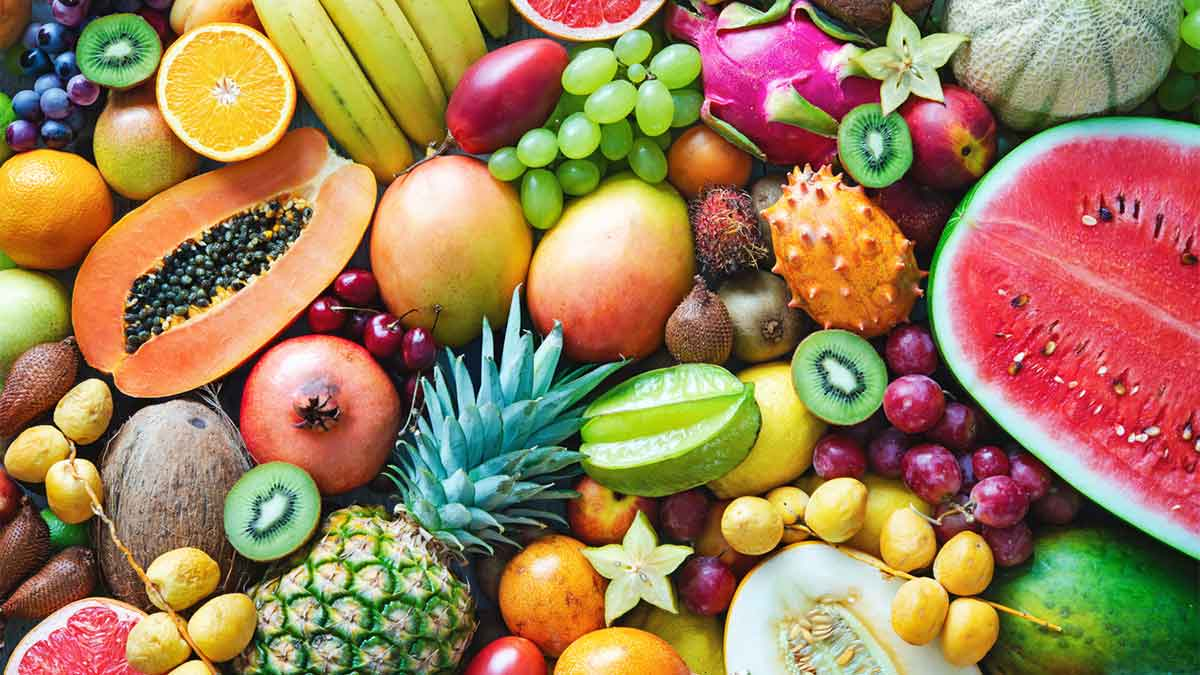
#> input picture 3TERMO/VISAO COMPUTACIONAL I/Tutorial_2_PDI (1)/Tutorial_2_PDI/frutas.jpg, 1200 x 675 px, found by its file name
$ jupyter execute PDI_Tutorial_2.ipynb
#> lines starting #> are read from the running program, lines starting #| are printed output that depends on the picture; after the words box and inside, x2 and y2 are one past the last pixel; in counts of white or black regions, pixels touching at a corner belong together
#**Tutorial 2**

Neste tutorial vamos:
- converter uma imagem para modelos de cores diferetes
  - BRG para RGB
  - RGB para GRAY (cinza)
  - GRAY para BINÁRIA (preto/branco)
- realizar pré-processamentos
  - ajustar brilho
  - ajustar contraste
  - negativo
  - equalização

##Passo 1: Carregar as dependências

*   [Numpy](https://www.numpy.org/) é uma biblioteca para manipular matrizes/vetores.
*   [Pandas](https://pandas.pydata.org/) é uma biblioteca para manipular e analisar dados.
*   [CV2](https://opencv-python-tutroals.readthedocs.io/en/latest/py_tutorials/py_gui/py_image_display/py_image_display.html) é uma biblioteca com diversas funcionalidades de visão computacional.
*   [Skimage](https://scikit-image.org/) é uma biblioteca que suporta aplicações de processamento de imagem em python.
*   [PIL](https://pypi.org/project/Pillow/) é uma biblioteca que adiciona suporte à abertura e gravação de muitos formatos de imagem diferentes.
*   [Matplotlib](https://matplotlib.org/) é uma biblioteca que gera figuras e gráficos.

[cell 1]
import numpy as np
import pandas as pd
import cv2 as cv  # para exibir imagens dentro do COLAB
from skimage import io
from PIL import Image
import matplotlib.pylab as plt

##Passo 2: converter uma imagem para modelos de cores diferetes

> Antes de praticar, leia o material de apoio chamado "PDI_Tutorial_2.pdf".
Reparem que existem os ESPAÇOS DE CORES e os MODELOS DE CORES.

##Passo 2a: Imagens coloridas
> Note que o mais comum para imagens coloridas é trabalhar com canais de cores RGB (Red, Green, Blue). Entretanto no openCV o padrão usado é BGR (Blue, Green, Red). Mas já vimos no Tutorial 1 que é possível fazer essa conversão de BGR para RGB, mas vamos relembrar abaixo.

[cell 2]
# permite que seja utilizada imagens do computador. Faz o upload do arquivo do seu computador para a nuvem aqui do Colab
# caso estivesse programando numa IDE no seu computador ao invés do Colab, não precisaria deste comando, bastaria informar o diretório completo dentro do imread
# from google.colab import files
# uploaded = files.upload()

print('='*100)
print('ler e exibir uma imagem em BGR')
print('='*100)

imagemBGR = cv.imread('C:/Users/pedro/OneDrive/ADS/3TERMO/VISAO COMPUTACIONAL I/Tutorial_2_PDI (1)/Tutorial_2_PDI/frutas.jpg') # note que o OpenCV faz a leitura de imagens coloridas como BGR
#> imagemBGR is the input picture: shape (675, 1200, 3); mean B, G, R 87.8, 126.2, 157.6
cv.imshow('imagem BGR',imagemBGR) # exibe a imagem em BGR (cores OK)

print('='*100)
print('converter uma imagem BGR para RGB e exibir em RGB - ERRADO')
print('='*100)

imagemRGB = cv.cvtColor(imagemBGR, cv.COLOR_BGR2RGB) # converte BGR para RGB
cv.imshow('imagem RGB',imagemRGB) # exibe a imagem em RGB (cores trocadas, pois a visualização com OpenCV deve receber BGR e não RGB)

cv.waitKey(0)

cv.destroyAllWindows()

#### FAÇA #1: Ler e exibir uma imagem COLORIDA do seu computador

Além de imagens da internet é possível processar imagens salvas no seu comptuador. Conforme demonstrado acima, por estarmos utilizando o Colab, é preciso fazer o upload da imagem do seu computador para a núvem do Colab.

Faça:
1.   escolher uma imagem COLORIDA do seu computador. Caso não queira, baixe uma da internet e salve no seu computador
2.   fazer o upload da imagem desejada para o Colab
3.   ler a imagem
4.   exibir a imagem

[cell 3]
# FAÇA AQUI O SEU CÓDIGO

##Passo 2b: Imagens em tons de cinza

> Outro formato muito comum de processar imagens são imagens em tons de cinza (GRAY). Na verdade, na literatura existem muito mais técnicas para processar imagens em tons de cinza do que imagens coloridas. Certamente é mais confortável para os olhos ver uma imagem colorida, mas para o computador na maioria das aplicações práticas, processar imagens coloridas levam mais tempo pois são 3 matrizes, diferente das em tons de cinza (ou preto e branco) que é apenas 1 matriz, mesmo assim, obtém valores satisfatórios para as apliações. Entretanto, para projetos específicos e bem controlados, as vezes processar por cor facilita muito para o algoritmo, isto acontece quando uma cor é muito presente na imagem.

> Na prática, converter uma imagem colorida (RGB) para cinza (GRAY) manualmente (sem o uso de funções prontas) é uma tarefa relativamente simples, basta realizar a média do pixel RGB. Como assim? Pegue 1 pixel qualquer da imagem, acesse as matrizes RGB e faça a média.

> Ex: `GRAY[0,0] = (R[0,0] + G[0,0] + B[0,0]) / 3`

>> No exemplo acima, estaríamos somando o primeiro pixel (linha=0, coluna=0) de cada canal de cor (R, G e B) e dividindo por 3, ou seja, fazendo uma média. Em seguida, basta usar uma estrutura de repetição que repita esse processo para todos os outros pixels. Como resultado final será uma matriz GRAY com os valores em tons de cinza. Agora bastaria exibir esta matriz GRAY que seria visualizada a imagem em tons de cinza. No dia-a-dia não fazemos esse processamento manualmente, pois existem funções prontas que realizar esta conversão, que serão demonstradas logo abaixo.

> Assim como nas imagens coloridas, os pixels de uma imagem em tons de cinza possuem valores entre 0 e 255, ou seja, representam assim as intensidades. Note que o valor do pixel quando mais próximo de 0 for, mais escuro (preto) é o pixel, em contrapartida, quanto mais próximo de 255 for, mais claro (branco) será o pixel. No intervalo de 0 a 255, estão os tons de cinza, formando um grandiente, indo do preto até o branco.

[cell 4]
print('='*100)
print('converter uma imagem BGR para GRAY e exibir em GRAY')
print('='*100)

GRAY = cv.cvtColor(imagemBGR, cv.COLOR_BGR2GRAY)
cv.imshow('',GRAY)

cv.waitKey(0)

cv.destroyAllWindows()

#### FAÇA #2: Converter a imagem COLORIDA do seu computador para CINZA

1.   converter a imagem COLORIDA do seu computador para CINZA
2.   exibir a imagem em tons de CINZA

[cell 5]
# FAÇA AQUI O SEU CÓDIGO

##Passo 2c: Imagens em preto e branco (binária)

> É comum na literatura ser encontrado o termo imagem binária, que na verdade é uma imagem em preto e branco. Isto porque diferente das imagens coloridas e em tons de cinza, as imagens em preto e branco (binária) só permitem dois valores de intensidade, 0 (preto) ou 255 (branco), daí que vem o nome binário, ou seja, apenas 2 valores, preto ou branco.

> Na prática, o caminho correto é converter uma imagem colorida (RGB) para cinza (GRAY), para em seguida converter de cinza (GRAY) para preto e branco (binária). Para fazer esta conversão manualmente (sem o uso de funções prontas) também é uma tarefa relativamente simples, basta escolher uma valor entre 0 e 255 que será chamado de thresholding. Baseado neste thresholding, é necessário percorrer a matriz da imagem em tons de cinza (GRAY) conferindo se o valor do pixel atual está abaixo ou acima desse thresholding, caso esteja abaixo, ele será modificado para 0, caso contrário (esteja acima) será modificado para 255.

> Novamente, no dia-a-dia não fazemos esse processamento manualmente, pois existem funções prontas que realizar esta conversão, que serão demonstradas logo abaixo.

[cell 6]
print('='*100)
print('converter uma imagem GRAY para BW (black/white) e exibir em BW')
print('='*100)

# 1º parâmetro: thresh receberá o valor do threshold, como definimos manualmente, será 127
# 2º parâmetro: BW será a imagem em Preto e Branco (BW=Black/White)
(thresh, BW) = cv.threshold(GRAY, 127, 255, cv.THRESH_BINARY)
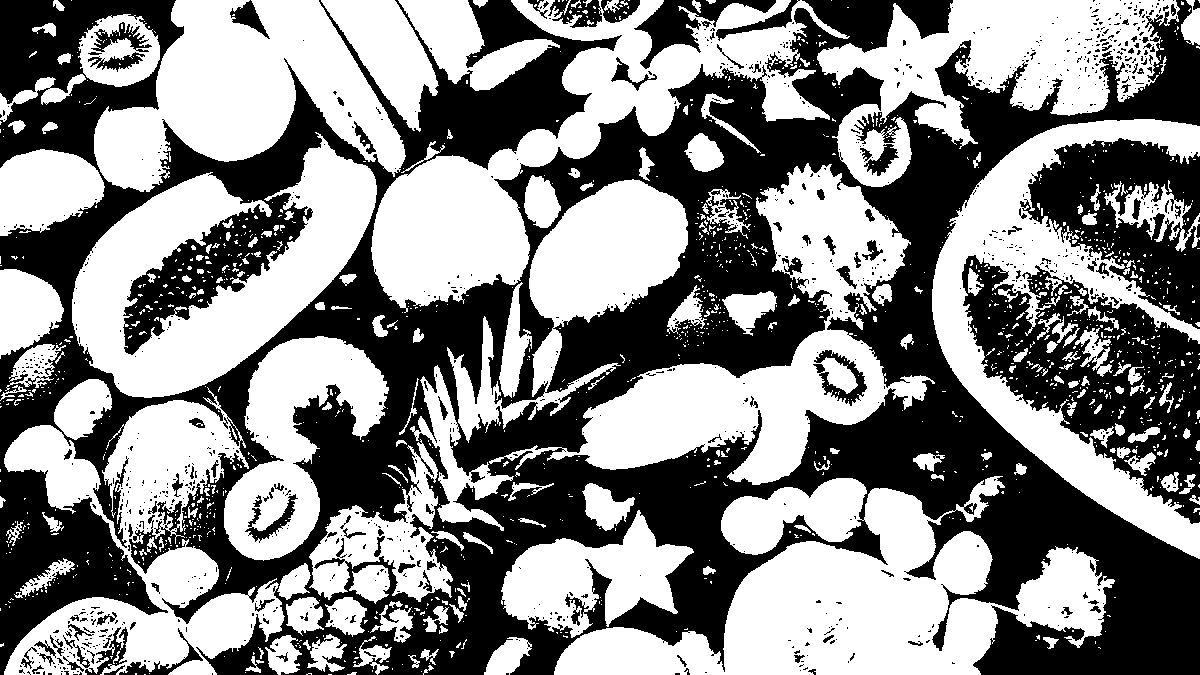
#> BW: shape (675, 1200); 52.8% white; 1030 black regions (913 under 20 px), largest, box (x1, y1, x2, y2) and area: (0, 0, 1200, 675) 319157, (962, 255, 1200, 524) 27019, (1020, 138, 1200, 329) 17012
               # 1º parâmetro: GRAY é a imagem em tons de cinza
               # 2º parâmetro: 127 é o threshold definido, ou seja, o que estiver abaixo de 127 vai para 0 (preto)
               # 3º parâmetro: 255 é para indicar para qual intensidade o pixel deve ir caso esteja acima do threshold definido (127)
               # 4º parâmetro: existem vários métodos para escolha do threshold, este cv2.THRESH_BINARY indica que foi escolhido manualmente (127)
cv.imshow('',BW)

cv.waitKey(0)

cv.destroyAllWindows()

>Antes de converter uma imagem para binário, é muito comum gerar o histograma da imagem GRAY para investigar qual o melhor thresholding será definido na conversão para BW.

[cell 7]
print('='*100)
print('calcular e exibir o histograma da imagem GRAY')
print('='*100)

# Notem que existem outras maneiras para calcular o histograma.
# No Tutorial 1 usamos a biblioteca do OpenCV pra calcular o histograma.
# Agora estamos usando uma função 'hist' da biblioteca 'matplotlib'
plt.hist(GRAY.ravel(), bins=256, range=[0, 255])
        # 1º parâmetro: GRAY.ravel() é uma função que transforma a matriz de intensidades GRAY que tem 2D (2 dimensões) para um vetor 1D (1 dimensão)
        # 2º parâmetro: bins é a quantidade de níveis de cinza que tem a imagem, neste caso são 256 níveis
        # 3º parâmetro: range é o intervalo dos valores de intensidade de cinza, como são 256 níveis, então varia de 0 a 255
plt.show()

print('='*100)
print('converter uma imagem GRAY para BW (black/white) e exibir em BW')
print('='*100)

# Apesar desta imagem originalmente ser colorida e de certa forma complexa (muitas cores),
#   analisando o histograma ao escolher o threshold 60 aparenta ter separado as frutas do fundo da imagem
# Para algumas aplicações é bem mais visível esta separação, como por exemplo placa de veículos que geralmente são cinzas e escritas em preto
(thresh, BW) = cv.threshold(GRAY, 60, 255, cv.THRESH_BINARY)
#> BW: shape (675, 1200); 81.5% white; 1254 black regions (1107 under 20 px), largest, box (x1, y1, x2, y2) and area: (637, 274, 1200, 675) 34168, (175, 178, 483, 622) 18271, (862, 39, 1200, 272) 12216
cv.imshow('',BW)

cv.waitKey(0)

cv.destroyAllWindows()

[cell 8]
# uma alternativa para não precisar investigar visualmente o histograma para encontrar o melhor thresholding, é usar métodos da literatura que fazem isto automaticamente.
# são métodos estatísticos já consagrados na literatura e que funcionam muito bem
# um exemplo é o métoo de Otsu, muito bom para separar 2 regiões de uma imagem, quando analisamos o histogramas e separamos por vales (região escura x clara)

(thresh, BW_otsu) = cv.threshold(GRAY, thresh, 255, cv.THRESH_OTSU)
#> BW_otsu: shape (675, 1200); 52.3% white; 1015 black regions (894 under 20 px), largest, box (x1, y1, x2, y2) and area: (0, 0, 1200, 675) 321716, (962, 255, 1200, 524) 27477, (1020, 138, 1200, 329) 17298
#> thresh = 128
print(f'o valor de threshold retornado do método de Otsu foi: {thresh}')
#| o valor de threshold retornado do método de Otsu foi: 128.0
cv.imshow('',BW_otsu)

cv.waitKey(0)

cv.destroyAllWindows()

# note que para cada imagem processada será analisado o histograma e definido um threshold diferente

#### FAÇA #3: Converter a imagem CINZA (antiga colorida do seu computador) para BINÁRIA

1.   gerar o histograma da imagem CINZA
2.   analisar o histograma para decidir qual threshold escolher
3.   converter a imagem CINZA para BINÁRIA utilizando o thresold acima
4.   exibir a imagem BINÁRIA

[cell 9]
# FAÇA AQUI O SEU CÓDIGO

#### DESAFIO:

1.   Faça o upload da imagem 'niveis_cinza.png'
2.   ler esta imagem
3.   exibir esta imagem
4.   gerar o histograma desta imagem e analisar os possíveis thresholdings
5.   gerar e exibir uma imagem binária que apareça apenas o PRIMEIRO retângulo
6.   gerar e exibir uma imagem binária que apareçam apenas o PRIMEIRO e o SEGUNDO retângulo
7.   gerar e exibir uma imagem binária que apareçam apenas o PRIMEIRO, o SEGUNDO e o TERCEIRO retângulo
8.   gerar e exibir uma imagem binária que apareçam TODOS os retângulos

[cell 10]
# FAÇA AQUI O SEU CÓDIGO

##Passo 3: Pré-processamento
Em aplicações reais, as imagens capturadas podem estar com qualidade ruim, precisando assim que sejam pré-processadas antes de serem utilizadas.

PAAR IMAGENS EM TONS DE CINZA
>Ex1: caso uma imagem vier muito escura, podemos ajustar o brilho forçando um ganho nos pixels.

> Ex2: o oposto também é válido, caso vier com excesso de brilho, podemos subtrair as intensidades dos pixels.

> Ex3: as vezes convém inverter as cores (o que era PRETO vai para BRANCO e o que era BRANCO vai para PRETO), seja para ser mais confortável para os olhos analisar as imagens ou ainda para gastar menos tinta numa impressão. Isto também funciona para imagens em tons de cinza.

### Ajuste de brilho (clarear)

[cell 11]
# o quanto de brilho ganhar você pode escolher, mas cuidado para não saturar a imagem, ou seja, os valores não podem ultrapassar 255.
# abaixo tem um exemplo de uma função para clarear

print('imagem original')
cv.imshow('',GRAY)

GRAY_mais_brilho = (100.0/255)*GRAY + 100
print('imagem com mais brilho, ou seja, mais clara')
cv.imshow('',GRAY_mais_brilho)

cv.waitKey(0)

cv.destroyAllWindows()

### Ajuste de brilho (escurecer)

[cell 12]
# o quanto de brilho diminuir você pode escolher, mas cuidado para não saturar a imagem, ou seja, os valores não podem ficar menores do que 0.
# abaixo tem um exemplo de uma função para escurecer

print('imagem original')
cv.imshow('',GRAY)

GRAY_menos_brilho = 255.0*(GRAY/255.0)**3
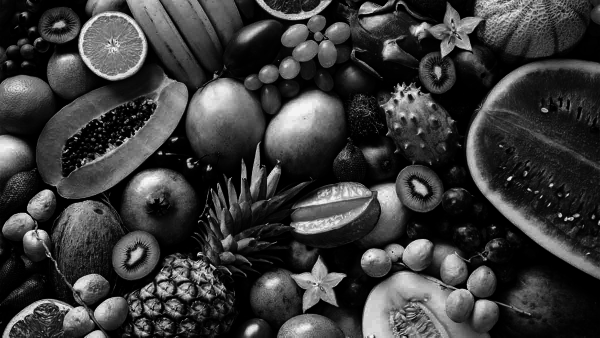
#> GRAY_menos_brilho: shape (675, 1200) float64 (shown at 1/2 size); min 0, max 255, mean 59.2
print('imagem com menos brilho, ou seja, mais escuro')
cv.imshow('',GRAY_menos_brilho)
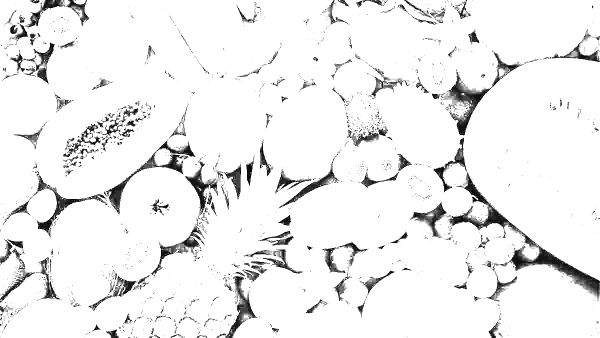
#> window '': shape (675, 1200) (shown at 1/2 size); min 0, max 255, mean 238.6

cv.waitKey(0)

cv.destroyAllWindows()

### Negativo de uma imagem em tons de cinza

[cell 13]
print('imagem original')
cv.imshow('',GRAY)

GRAYnegativo = 255 - GRAY
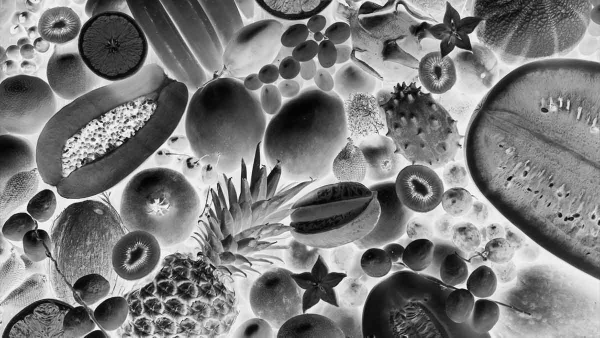
#> GRAYnegativo: shape (675, 1200) (shown at 1/2 size); min 0, max 255, mean 123.8
print('imagem negativa')
cv.imshow('',GRAYnegativo)

cv.waitKey(0)

cv.destroyAllWindows()

### Negativo de uma imagem em preto/branco

[cell 14]
print('imagem original')
cv.imshow('',BW)

BWnegativo = 255 - BW
print('imagem negativa')
cv.imshow('',BWnegativo)

cv.waitKey(0)

cv.destroyAllWindows()

#### FAÇA #4: Testar algumas operações matemáticas nas imagens do seu computador

Para as imagens que carregou do seu computador nos exercícios anteriores faça:
1.   clarear (use uma função diferente, de sua escolha)
2.   escurecer (use uma função diferente, de sua escolha)
3.   inverter

[cell 15]
# FAÇA AQUI O SEU CÓDIGO

##Passo 4: Pré-processamento (EQUALIZAÇÃO)
Em aplicações reais, as imagens capturadas podem estar com qualidade ruim, precisando assim que sejam pré-processadas antes de serem utilizadas.

Uma técnica mais sofisticada para melhorar o contraste da imagem é a equalização. No material de apoio fornecido tem mais detalhes, mas podem consultar na internet também, veja esse exemplo: https://docs.opencv.org/master/d5/daf/tutorial_py_histogram_equalization.html

[cell 16]
# carregar a imagem 'baixo_contraste.jpg'

print('='*100)
print('imagem com baixo contraste')
print('='*100)
img_baixo_contraste_BGR = cv.imread('C:/Users/pedro/OneDrive/ADS/3TERMO/VISAO COMPUTACIONAL I/Tutorial_2_PDI (1)/Tutorial_2_PDI/baixo_contraste.jpg')
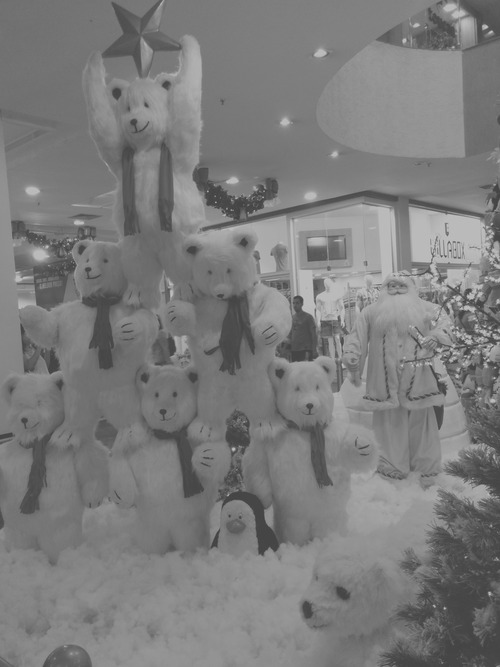
#> input picture 3TERMO/VISAO COMPUTACIONAL I/Tutorial_2_PDI (1)/Tutorial_2_PDI/baixo_contraste.jpg, 500 x 667 px, found by its file name
#> img_baixo_contraste_BGR is the input picture: shape (667, 500, 3); min 60, max 201, mean 124.2
img_baixo_contraste_GRAY = cv.cvtColor(img_baixo_contraste_BGR, cv.COLOR_BGR2GRAY)
cv.imshow('',img_baixo_contraste_GRAY)

print('='*100)
print('imagem equalizada')
print('='*100)
# OpenCV já tem implementado uma função para equalização
img_equalizada = cv.equalizeHist(img_baixo_contraste_GRAY)
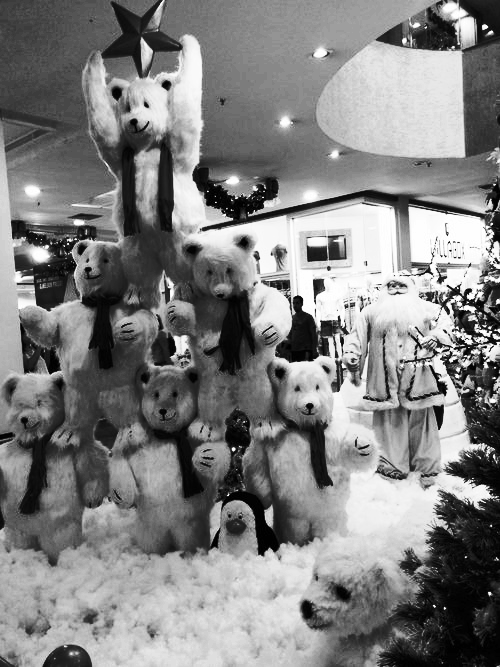
#> img_equalizada: shape (667, 500); min 0, max 255, mean 129.4
cv.imshow('',img_equalizada)

cv.waitKey(0)

cv.destroyAllWindows()

[cell 17]
print('='*100)
print('histograma com baixo contraste')
print('='*100)
plt.hist(img_baixo_contraste_GRAY.ravel(), bins=256, range=[0, 255])
plt.show()
# note que as intensidades estão concentradas no meio do histograma
#   sem a presença de pixels mais escuros (próximos de 0)
#   sem a presença de pixels mais claros (próximos de 255)
# por isto a sensação é de uma imagens acinzentada/esfumaçada, ou seja, sem bom contraste

print('='*100)
print('histograma equalizado')
print('='*100)
plt.hist(img_equalizada.ravel(), bins=256, range=[0, 255])
plt.show()
# note que houve um espalhamento na distribuição das intensidades
#    isto reflete na imagem, faz com que ela tenha mais intesidades diferentes
#    agora tem valores próximos a 0 (preto) e próximos a 255 (branco)
# isto é um melhor contraste
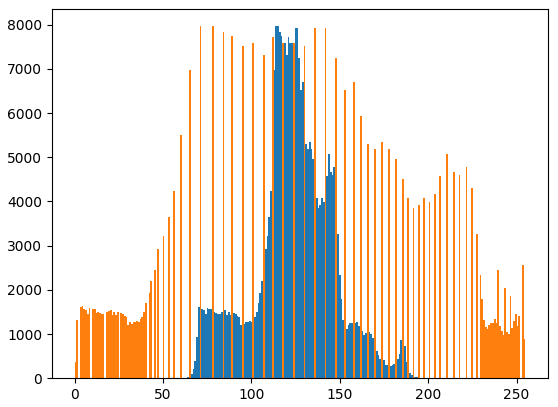
#> figure drawn by matplotlib, 1 panel; tallest bar 7966 high, from x = 113.6 to 114.6; tallest bar 7966 high, from x = 70.72 to 71.72
